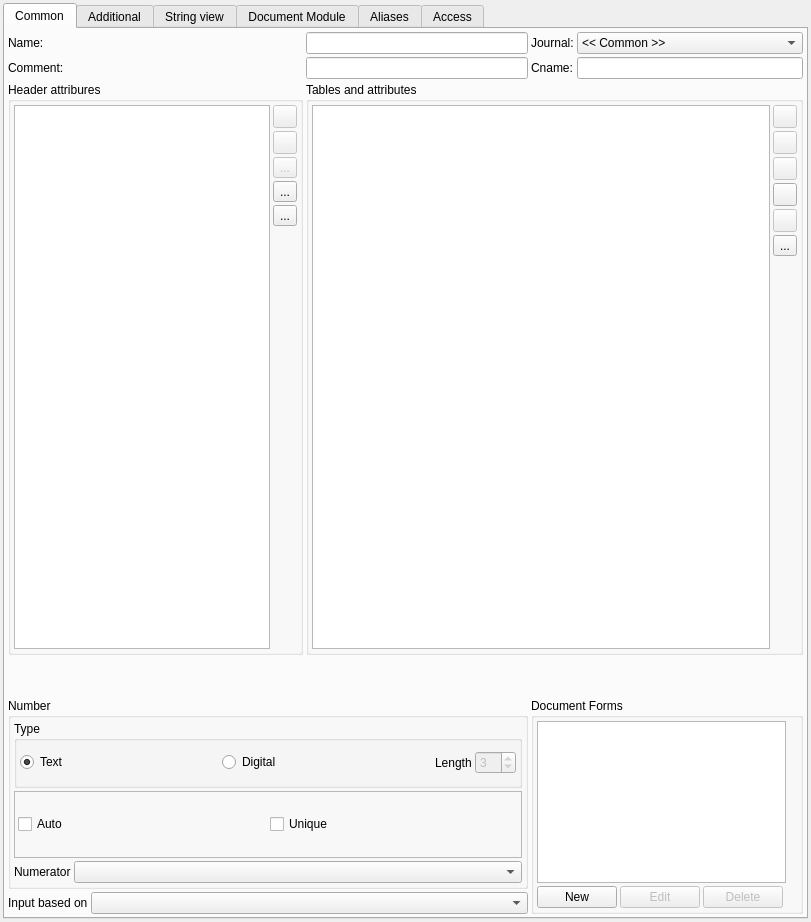
<?xml version="1.0" encoding="UTF-8"?>
<ui version="4.0">
 <class>DocumentEdit</class>
 <widget class="QMainWindow" name="DocumentEdit">
  <property name="geometry">
   <rect>
    <x>0</x>
    <y>0</y>
    <width>811</width>
    <height>922</height>
   </rect>
  </property>
  <property name="sizePolicy">
   <sizepolicy hsizetype="Fixed" vsizetype="Fixed">
    <horstretch>0</horstretch>
    <verstretch>0</verstretch>
   </sizepolicy>
  </property>
  <property name="windowTitle">
   <string>Document</string>
  </property>
  <widget class="QWidget" name="widget">
   <layout class="QGridLayout">
    <item row="0" column="0">
     <widget class="QTabWidget" name="tabWidget">
      <property name="font">
       <font/>
      </property>
      <property name="tabShape">
       <enum>QTabWidget::Rounded</enum>
      </property>
      <property name="currentIndex">
       <number>0</number>
      </property>
      <widget class="QWidget" name="tab">
       <attribute name="title">
        <string>Common</string>
       </attribute>
       <layout class="QGridLayout">
        <item row="0" column="0">
         <widget class="QLabel" name="Label_Name">
          <property name="sizePolicy">
           <sizepolicy hsizetype="Fixed" vsizetype="Preferred">
            <horstretch>0</horstretch>
            <verstretch>0</verstretch>
           </sizepolicy>
          </property>
          <property name="text">
           <string>Name:</string>
          </property>
          <property name="wordWrap">
           <bool>false</bool>
          </property>
         </widget>
        </item>
        <item row="1" column="2">
         <widget class="QLabel" name="Label_Cname">
          <property name="text">
           <string>Cname:</string>
          </property>
          <property name="wordWrap">
           <bool>false</bool>
          </property>
         </widget>
        </item>
        <item row="1" column="3">
         <widget class="QLineEdit" name="eCname">
          <property name="sizePolicy">
           <sizepolicy hsizetype="Expanding" vsizetype="Fixed">
            <horstretch>1</horstretch>
            <verstretch>0</verstretch>
           </sizepolicy>
          </property>
         </widget>
        </item>
        <item row="1" column="0">
         <widget class="QLabel" name="Label_Comment">
          <property name="sizePolicy">
           <sizepolicy hsizetype="Fixed" vsizetype="Preferred">
            <horstretch>0</horstretch>
            <verstretch>0</verstretch>
           </sizepolicy>
          </property>
          <property name="text">
           <string>Comment:</string>
          </property>
          <property name="wordWrap">
           <bool>false</bool>
          </property>
         </widget>
        </item>
        <item row="0" column="1">
         <widget class="QLineEdit" name="eName">
          <property name="sizePolicy">
           <sizepolicy hsizetype="Expanding" vsizetype="Fixed">
            <horstretch>1</horstretch>
            <verstretch>0</verstretch>
           </sizepolicy>
          </property>
         </widget>
        </item>
        <item row="0" column="3">
         <widget class="QComboBox" name="eDocJournal">
          <property name="enabled">
           <bool>true</bool>
          </property>
          <property name="sizePolicy">
           <sizepolicy hsizetype="Preferred" vsizetype="Minimum">
            <horstretch>1</horstretch>
            <verstretch>0</verstretch>
           </sizepolicy>
          </property>
          <item>
           <property name="text">
            <string>&lt;&lt; Common &gt;&gt;</string>
           </property>
          </item>
         </widget>
        </item>
        <item row="0" column="2">
         <widget class="QLabel" name="Label_Joutnal">
          <property name="text">
           <string>Journal:</string>
          </property>
          <property name="wordWrap">
           <bool>false</bool>
          </property>
         </widget>
        </item>
        <item row="1" column="1">
         <widget class="QLineEdit" name="eComment">
          <property name="sizePolicy">
           <sizepolicy hsizetype="Expanding" vsizetype="Fixed">
            <horstretch>1</horstretch>
            <verstretch>0</verstretch>
           </sizepolicy>
          </property>
         </widget>
        </item>
        <item row="5" column="0" colspan="2">
         <layout class="QHBoxLayout">
          <item>
           <widget class="QLabel" name="textLabel1">
            <property name="text">
             <string>Input based on</string>
            </property>
            <property name="wordWrap">
             <bool>false</bool>
            </property>
           </widget>
          </item>
          <item>
           <widget class="QComboBox" name="eInputBasedOn">
            <property name="sizePolicy">
             <sizepolicy hsizetype="Minimum" vsizetype="Fixed">
              <horstretch>1</horstretch>
              <verstretch>0</verstretch>
             </sizepolicy>
            </property>
           </widget>
          </item>
         </layout>
        </item>
        <item row="2" column="0">
         <widget class="QGroupBox" name="groupBox4_2">
          <property name="sizePolicy">
           <sizepolicy hsizetype="Preferred" vsizetype="Expanding">
            <horstretch>0</horstretch>
            <verstretch>3</verstretch>
           </sizepolicy>
          </property>
          <property name="title">
           <string>Header attribures</string>
          </property>
          <layout class="QGridLayout">
           <item row="0" column="0" rowspan="2">
            <widget class="QListView" name="headerAttributesList"/>
           </item>
           <item row="0" column="1">
            <layout class="QVBoxLayout">
             <item>
              <widget class="QToolButton" name="moveUpHeaderAttribute">
               <property name="enabled">
                <bool>false</bool>
               </property>
               <property name="text">
                <string/>
               </property>
               <property name="icon">
                <iconset resource="../ananasprojectmanager/libananas/designer.qrc">
                 <normaloff>:/images/arrow_up.png</normaloff>:/images/arrow_up.png</iconset>
               </property>
              </widget>
             </item>
             <item>
              <widget class="QToolButton" name="moveDownHeaderAttribute">
               <property name="enabled">
                <bool>false</bool>
               </property>
               <property name="text">
                <string/>
               </property>
               <property name="icon">
                <iconset resource="../ananasprojectmanager/libananas/designer.qrc">
                 <normaloff>:/images/arrow_down.png</normaloff>:/images/arrow_down.png</iconset>
               </property>
              </widget>
             </item>
             <item>
              <widget class="QToolButton" name="deleteHeaderAttribute">
               <property name="enabled">
                <bool>false</bool>
               </property>
               <property name="text">
                <string>...</string>
               </property>
               <property name="icon">
                <iconset resource="../ananasprojectmanager/libananas/designer.qrc">
                 <normaloff>:/images/editdelete.png</normaloff>:/images/editdelete.png</iconset>
               </property>
              </widget>
             </item>
             <item>
              <widget class="QToolButton" name="editHeaderAttribute">
               <property name="text">
                <string>...</string>
               </property>
               <property name="icon">
                <iconset resource="../ananasprojectmanager/libananas/designer.qrc">
                 <normaloff>:/images/editedit.png</normaloff>:/images/editedit.png</iconset>
               </property>
              </widget>
             </item>
             <item>
              <widget class="QToolButton" name="createNewHeaderAttribute">
               <property name="enabled">
                <bool>true</bool>
               </property>
               <property name="text">
                <string>...</string>
               </property>
               <property name="icon">
                <iconset resource="../ananasprojectmanager/libananas/designer.qrc">
                 <normaloff>:/add.png</normaloff>:/add.png</iconset>
               </property>
              </widget>
             </item>
            </layout>
           </item>
           <item row="1" column="1">
            <spacer name="verticalSpacer_2">
             <property name="orientation">
              <enum>Qt::Vertical</enum>
             </property>
             <property name="sizeHint" stdset="0">
              <size>
               <width>20</width>
               <height>40</height>
              </size>
             </property>
            </spacer>
           </item>
          </layout>
         </widget>
        </item>
        <item row="4" column="0" colspan="2">
         <widget class="QGroupBox" name="numberBox">
          <property name="enabled">
           <bool>true</bool>
          </property>
          <property name="title">
           <string>Number</string>
          </property>
          <layout class="QGridLayout">
           <item row="1" column="0">
            <widget class="QFrame" name="frame3">
             <property name="frameShape">
              <enum>QFrame::StyledPanel</enum>
             </property>
             <property name="frameShadow">
              <enum>QFrame::Raised</enum>
             </property>
             <layout class="QHBoxLayout">
              <item>
               <widget class="QCheckBox" name="checkBox10">
                <property name="text">
                 <string>Auto</string>
                </property>
               </widget>
              </item>
              <item>
               <widget class="QCheckBox" name="checkBox11">
                <property name="text">
                 <string>Unique</string>
                </property>
               </widget>
              </item>
             </layout>
            </widget>
           </item>
           <item row="2" column="0">
            <layout class="QHBoxLayout">
             <item>
              <widget class="QLabel" name="textLabel2">
               <property name="text">
                <string>Numerator</string>
               </property>
               <property name="wordWrap">
                <bool>false</bool>
               </property>
              </widget>
             </item>
             <item>
              <widget class="QComboBox" name="eListFields">
               <property name="enabled">
                <bool>true</bool>
               </property>
               <property name="sizePolicy">
                <sizepolicy hsizetype="Minimum" vsizetype="Fixed">
                 <horstretch>2</horstretch>
                 <verstretch>0</verstretch>
                </sizepolicy>
               </property>
              </widget>
             </item>
            </layout>
           </item>
           <item row="0" column="0">
            <widget class="QGroupBox" name="typeGroup">
             <property name="title">
              <string>Type</string>
             </property>
             <layout class="QGridLayout">
              <item row="0" column="4">
               <widget class="QLabel" name="textLabel1_2">
                <property name="text">
                 <string>Length</string>
                </property>
                <property name="wordWrap">
                 <bool>false</bool>
                </property>
               </widget>
              </item>
              <item row="0" column="5">
               <widget class="QSpinBox" name="NumTypLen">
                <property name="enabled">
                 <bool>false</bool>
                </property>
                <property name="value">
                 <number>3</number>
                </property>
               </widget>
              </item>
              <item row="0" column="1">
               <spacer name="spacer60">
                <property name="orientation">
                 <enum>Qt::Horizontal</enum>
                </property>
                <property name="sizeType">
                 <enum>QSizePolicy::Expanding</enum>
                </property>
                <property name="sizeHint" stdset="0">
                 <size>
                  <width>21</width>
                  <height>11</height>
                 </size>
                </property>
               </spacer>
              </item>
              <item row="0" column="3">
               <spacer name="spacer7">
                <property name="orientation">
                 <enum>Qt::Horizontal</enum>
                </property>
                <property name="sizeType">
                 <enum>QSizePolicy::Expanding</enum>
                </property>
                <property name="sizeHint" stdset="0">
                 <size>
                  <width>20</width>
                  <height>16</height>
                 </size>
                </property>
               </spacer>
              </item>
              <item row="0" column="0">
               <widget class="QRadioButton" name="radioText">
                <property name="text">
                 <string>Text</string>
                </property>
                <property name="checked">
                 <bool>true</bool>
                </property>
               </widget>
              </item>
              <item row="0" column="2">
               <widget class="QRadioButton" name="radioDig">
                <property name="text">
                 <string>Digital</string>
                </property>
                <property name="buttonGroupId" stdset="0">
                 <number>1</number>
                </property>
               </widget>
              </item>
             </layout>
            </widget>
           </item>
          </layout>
         </widget>
        </item>
        <item row="4" column="2" rowspan="2" colspan="2">
         <widget class="QGroupBox" name="groupBox4_3">
          <property name="sizePolicy">
           <sizepolicy hsizetype="Preferred" vsizetype="Preferred">
            <horstretch>0</horstretch>
            <verstretch>1</verstretch>
           </sizepolicy>
          </property>
          <property name="title">
           <string>Document Forms</string>
          </property>
          <layout class="QGridLayout">
           <item row="1" column="0">
            <layout class="QGridLayout">
             <item row="0" column="2">
              <widget class="QPushButton" name="deleteForm">
               <property name="enabled">
                <bool>false</bool>
               </property>
               <property name="text">
                <string>Delete</string>
               </property>
              </widget>
             </item>
             <item row="0" column="1">
              <widget class="QPushButton" name="editForm">
               <property name="enabled">
                <bool>false</bool>
               </property>
               <property name="text">
                <string>Edit</string>
               </property>
              </widget>
             </item>
             <item row="0" column="0">
              <widget class="QPushButton" name="createNewForm">
               <property name="text">
                <string>New</string>
               </property>
              </widget>
             </item>
            </layout>
           </item>
           <item row="0" column="0" colspan="2">
            <widget class="QListView" name="formsList"/>
           </item>
           <item row="1" column="1">
            <spacer name="spacer12_3">
             <property name="orientation">
              <enum>Qt::Horizontal</enum>
             </property>
             <property name="sizeType">
              <enum>QSizePolicy::Expanding</enum>
             </property>
             <property name="sizeHint" stdset="0">
              <size>
               <width>40</width>
               <height>16</height>
              </size>
             </property>
            </spacer>
           </item>
           <item row="0" column="2">
            <spacer name="spacer41">
             <property name="orientation">
              <enum>Qt::Vertical</enum>
             </property>
             <property name="sizeType">
              <enum>QSizePolicy::Expanding</enum>
             </property>
             <property name="sizeHint" stdset="0">
              <size>
               <width>11</width>
               <height>71</height>
              </size>
             </property>
            </spacer>
           </item>
          </layout>
         </widget>
        </item>
        <item row="3" column="0">
         <spacer name="spacer12_2">
          <property name="orientation">
           <enum>Qt::Vertical</enum>
          </property>
          <property name="sizeType">
           <enum>QSizePolicy::Expanding</enum>
          </property>
          <property name="sizeHint" stdset="0">
           <size>
            <width>11</width>
            <height>16</height>
           </size>
          </property>
         </spacer>
        </item>
        <item row="2" column="1" colspan="3">
         <widget class="QGroupBox" name="groupBox4">
          <property name="sizePolicy">
           <sizepolicy hsizetype="Preferred" vsizetype="Expanding">
            <horstretch>0</horstretch>
            <verstretch>3</verstretch>
           </sizepolicy>
          </property>
          <property name="title">
           <string>Tables and attributes</string>
          </property>
          <layout class="QGridLayout">
           <item row="0" column="2">
            <layout class="QVBoxLayout">
             <item>
              <widget class="QToolButton" name="moveUpTableAttribute">
               <property name="enabled">
                <bool>false</bool>
               </property>
               <property name="text">
                <string/>
               </property>
               <property name="icon">
                <iconset resource="../ananasprojectmanager/libananas/designer.qrc">
                 <normaloff>:/images/arrow_up.png</normaloff>:/images/arrow_up.png</iconset>
               </property>
              </widget>
             </item>
             <item>
              <widget class="QToolButton" name="moveDownTableAttribute">
               <property name="enabled">
                <bool>false</bool>
               </property>
               <property name="text">
                <string/>
               </property>
               <property name="icon">
                <iconset resource="../ananasprojectmanager/libananas/designer.qrc">
                 <normaloff>:/images/arrow_down.png</normaloff>:/images/arrow_down.png</iconset>
               </property>
              </widget>
             </item>
             <item>
              <widget class="QToolButton" name="deleteTable">
               <property name="enabled">
                <bool>false</bool>
               </property>
               <property name="toolTip">
                <string>Remove this table with content</string>
               </property>
               <property name="text">
                <string/>
               </property>
               <property name="icon">
                <iconset resource="../ananasprojectmanager/libananas/designer.qrc">
                 <normaloff>:/images/editdelete.png</normaloff>:/images/editdelete.png</iconset>
               </property>
              </widget>
             </item>
             <item>
              <widget class="QToolButton" name="createNewTable">
               <property name="enabled">
                <bool>true</bool>
               </property>
               <property name="toolTip">
                <string>Add new table</string>
               </property>
               <property name="text">
                <string/>
               </property>
               <property name="icon">
                <iconset resource="../ananasprojectmanager/libananas/designer.qrc">
                 <normaloff>:/images/table.png</normaloff>:/images/table.png</iconset>
               </property>
              </widget>
             </item>
             <item>
              <widget class="QToolButton" name="editTable">
               <property name="enabled">
                <bool>false</bool>
               </property>
               <property name="toolTip">
                <string>Rename this table</string>
               </property>
               <property name="text">
                <string/>
               </property>
               <property name="icon">
                <iconset resource="../ananasprojectmanager/libananas/designer.qrc">
                 <normaloff>:/images/editedit.png</normaloff>:/images/editedit.png</iconset>
               </property>
              </widget>
             </item>
             <item>
              <widget class="QToolButton" name="createNewTableAttribute">
               <property name="enabled">
                <bool>true</bool>
               </property>
               <property name="text">
                <string>...</string>
               </property>
               <property name="icon">
                <iconset resource="../ananasprojectmanager/libananas/designer.qrc">
                 <normaloff>:/add.png</normaloff>:/add.png</iconset>
               </property>
              </widget>
             </item>
            </layout>
           </item>
           <item row="0" column="0" rowspan="3" colspan="2">
            <widget class="QTreeView" name="tableAttributeTree">
             <attribute name="headerVisible">
              <bool>false</bool>
             </attribute>
             <attribute name="headerVisible">
              <bool>false</bool>
             </attribute>
            </widget>
           </item>
           <item row="1" column="2">
            <spacer name="verticalSpacer_5">
             <property name="orientation">
              <enum>Qt::Vertical</enum>
             </property>
             <property name="sizeHint" stdset="0">
              <size>
               <width>20</width>
               <height>40</height>
              </size>
             </property>
            </spacer>
           </item>
          </layout>
         </widget>
        </item>
        <item row="3" column="2">
         <spacer name="verticalSpacer">
          <property name="orientation">
           <enum>Qt::Vertical</enum>
          </property>
          <property name="sizeHint" stdset="0">
           <size>
            <width>20</width>
            <height>40</height>
           </size>
          </property>
         </spacer>
        </item>
       </layout>
      </widget>
      <widget class="QWidget" name="TabPage">
       <attribute name="title">
        <string>Additional</string>
       </attribute>
       <layout class="QGridLayout">
        <item row="5" column="0">
         <widget class="QLabel" name="textLabel5_2">
          <property name="text">
           <string>Help:</string>
          </property>
          <property name="wordWrap">
           <bool>false</bool>
          </property>
         </widget>
        </item>
        <item row="6" column="0">
         <widget class="QTextEdit" name="eHelp">
          <property name="sizePolicy">
           <sizepolicy hsizetype="Expanding" vsizetype="Expanding">
            <horstretch>0</horstretch>
            <verstretch>2</verstretch>
           </sizepolicy>
          </property>
         </widget>
        </item>
        <item row="4" column="0">
         <widget class="QTextEdit" name="eDescription">
          <property name="sizePolicy">
           <sizepolicy hsizetype="Expanding" vsizetype="Expanding">
            <horstretch>0</horstretch>
            <verstretch>1</verstretch>
           </sizepolicy>
          </property>
         </widget>
        </item>
        <item row="1" column="0">
         <widget class="QGroupBox" name="groupBox10">
          <property name="sizePolicy">
           <sizepolicy hsizetype="Preferred" vsizetype="Preferred">
            <horstretch>0</horstretch>
            <verstretch>1</verstretch>
           </sizepolicy>
          </property>
          <property name="title">
           <string/>
          </property>
          <layout class="QGridLayout">
           <item row="0" column="0" rowspan="2" colspan="2">
            <widget class="QCheckBox" name="checkBox12">
             <property name="text">
              <string>Conduction allowed</string>
             </property>
             <property name="checked">
              <bool>true</bool>
             </property>
            </widget>
           </item>
           <item row="2" column="0" rowspan="2" colspan="2">
            <widget class="QCheckBox" name="checkBox13">
             <property name="text">
              <string>Deleting allowed</string>
             </property>
             <property name="checked">
              <bool>true</bool>
             </property>
            </widget>
           </item>
           <item row="4" column="0" rowspan="2" colspan="2">
            <widget class="QCheckBox" name="checkBox14">
             <property name="text">
              <string>Lines autonumeration</string>
             </property>
             <property name="checked">
              <bool>true</bool>
             </property>
            </widget>
           </item>
           <item row="1" column="1">
            <widget class="QCheckBox" name="checkBox15">
             <property name="enabled">
              <bool>false</bool>
             </property>
             <property name="text">
              <string>Accounting</string>
             </property>
            </widget>
           </item>
           <item row="3" column="1">
            <widget class="QCheckBox" name="checkBox16">
             <property name="text">
              <string>Calculation</string>
             </property>
            </widget>
           </item>
           <item row="5" column="1">
            <widget class="QCheckBox" name="checkBox17">
             <property name="sizePolicy">
              <sizepolicy hsizetype="Minimum" vsizetype="Fixed">
               <horstretch>0</horstretch>
               <verstretch>0</verstretch>
              </sizepolicy>
             </property>
             <property name="text">
              <string>Operative</string>
             </property>
            </widget>
           </item>
          </layout>
         </widget>
        </item>
        <item row="0" column="0">
         <layout class="QHBoxLayout">
          <item>
           <widget class="QLabel" name="Label_CreateOper">
            <property name="enabled">
             <bool>false</bool>
            </property>
            <property name="text">
             <string>Create Operation</string>
            </property>
            <property name="wordWrap">
             <bool>false</bool>
            </property>
           </widget>
          </item>
          <item>
           <widget class="QComboBox" name="comboBox15">
            <property name="enabled">
             <bool>false</bool>
            </property>
            <property name="minimumSize">
             <size>
              <width>150</width>
              <height>0</height>
             </size>
            </property>
           </widget>
          </item>
          <item>
           <widget class="QCheckBox" name="checkBox18">
            <property name="enabled">
             <bool>false</bool>
            </property>
            <property name="text">
             <string>Edit Operation</string>
            </property>
           </widget>
          </item>
          <item>
           <spacer name="spacer12">
            <property name="orientation">
             <enum>Qt::Horizontal</enum>
            </property>
            <property name="sizeType">
             <enum>QSizePolicy::Expanding</enum>
            </property>
            <property name="sizeHint" stdset="0">
             <size>
              <width>36</width>
              <height>11</height>
             </size>
            </property>
           </spacer>
          </item>
         </layout>
        </item>
        <item row="2" column="0">
         <spacer name="spacer11">
          <property name="orientation">
           <enum>Qt::Horizontal</enum>
          </property>
          <property name="sizeType">
           <enum>QSizePolicy::Expanding</enum>
          </property>
          <property name="sizeHint" stdset="0">
           <size>
            <width>391</width>
            <height>16</height>
           </size>
          </property>
         </spacer>
        </item>
        <item row="3" column="0">
         <widget class="QLabel" name="textLabel5">
          <property name="text">
           <string>Description:</string>
          </property>
          <property name="wordWrap">
           <bool>false</bool>
          </property>
         </widget>
        </item>
       </layout>
      </widget>
      <widget class="QWidget" name="TabPage">
       <attribute name="title">
        <string>String view</string>
       </attribute>
       <layout class="QGridLayout">
        <item row="0" column="0">
         <widget class="QComboBox" name="eSv">
          <property name="sizePolicy">
           <sizepolicy hsizetype="Minimum" vsizetype="Fixed">
            <horstretch>3</horstretch>
            <verstretch>0</verstretch>
           </sizepolicy>
          </property>
         </widget>
        </item>
        <item row="0" column="1">
         <spacer name="spacer13">
          <property name="orientation">
           <enum>Qt::Horizontal</enum>
          </property>
          <property name="sizeType">
           <enum>QSizePolicy::Expanding</enum>
          </property>
          <property name="sizeHint" stdset="0">
           <size>
            <width>231</width>
            <height>21</height>
           </size>
          </property>
         </spacer>
        </item>
       </layout>
      </widget>
      <widget class="QWidget" name="TabPage">
       <attribute name="title">
        <string>Document Module</string>
       </attribute>
       <layout class="QGridLayout"/>
      </widget>
      <widget class="QWidget" name="TabPage">
       <attribute name="title">
        <string>Aliases</string>
       </attribute>
       <layout class="QGridLayout"/>
      </widget>
      <widget class="QWidget" name="TabPage">
       <attribute name="title">
        <string>Access</string>
       </attribute>
       <layout class="QGridLayout"/>
      </widget>
     </widget>
    </item>
   </layout>
  </widget>
 </widget>
 <layoutdefault spacing="3" margin="3"/>
 <resources>
  <include location="../ananasprojectmanager/libananas/designer.qrc"/>
 </resources>
 <connections/>
</ui>
